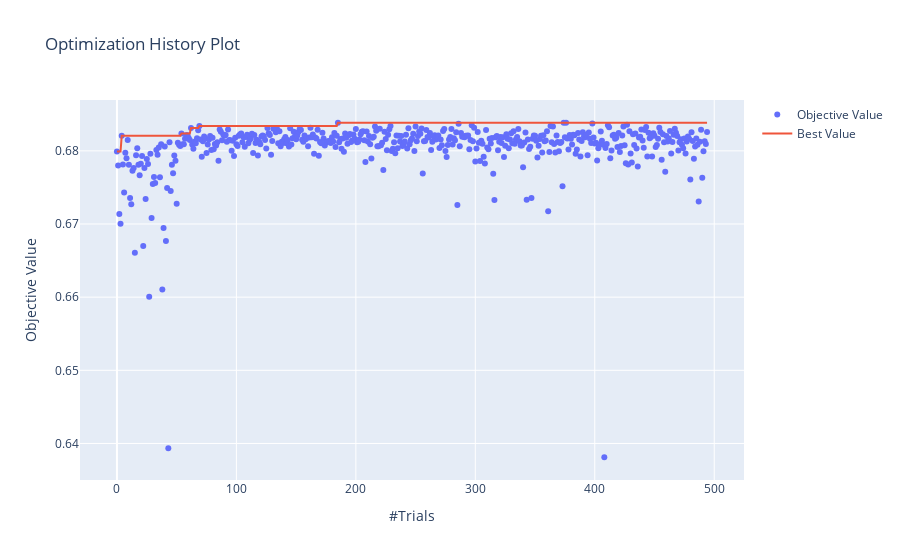

Notebook code cell kept with this figure:
### Code cell
# history
optuna.visualization.plot_optimization_history(study)

### Figure 1 — Plotly figure (JSON) as saved in the notebook; plotly's stock layout.template omitted (floating-point values rounded to 4 significant figures; data arrays with more than 128 entries replaced by an {"elided": "..."} marker saying what was removed)
{"data": [{"mode": "markers", "name": "Objective Value", "type": "scatter", "x": {"elided": "495 int values"}, "y": {"elided": "495 float values"}}, {"name": "Best Value", "type": "scatter", "x": {"elided": "495 int values"}, "y": {"elided": "495 float values"}}], "layout": {"autosize": true, "title": {"text": "Optimization History Plot"}, "xaxis": {"autorange": true, "range": [-52.95, 547.0], "title": {"text": "#Trials"}, "type": "linear"}, "yaxis": {"autorange": true, "range": [0.6343, 0.6876], "title": {"text": "Objective Value"}, "type": "linear"}}}
